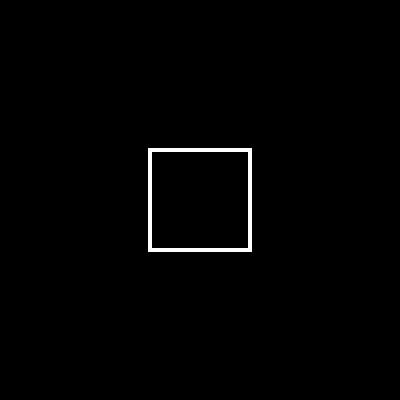
Frame 1 (no input)
Frame 60 (no input): identical to frame 1, image omitted
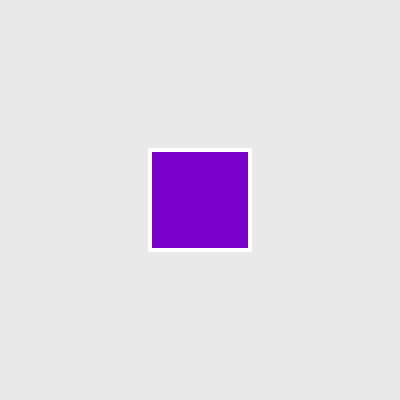
Frame 120 (the mouse pressed at the canvas centre since frame 60)

The p5.js sketch that drew these frames (run headless with seeded random() and noise() and a simulated clock; from frame 60 on, the mouse is pressed at the canvas centre):

// p5.js sketch
// ── sketch.js
var on = false;
function setup() {
  createCanvas(400, 400);
}

function draw() {
  
  background(0);
  if(on){
   background(233); 
  }
  stroke(255);
  strokeWeight(4);
  noFill();
  if(mouseX>150 && mouseX < 250 && mouseY>150 && mouseY<250){
   fill(120,0,200); 
  }
  rectMode(CENTER);
  rect(200,200,100,100);
  
}

function mousePressed(){
  if(mouseX>150 && mouseX < 250 && mouseY>150 && mouseY<250){
   on=!on;
  }
 
}
